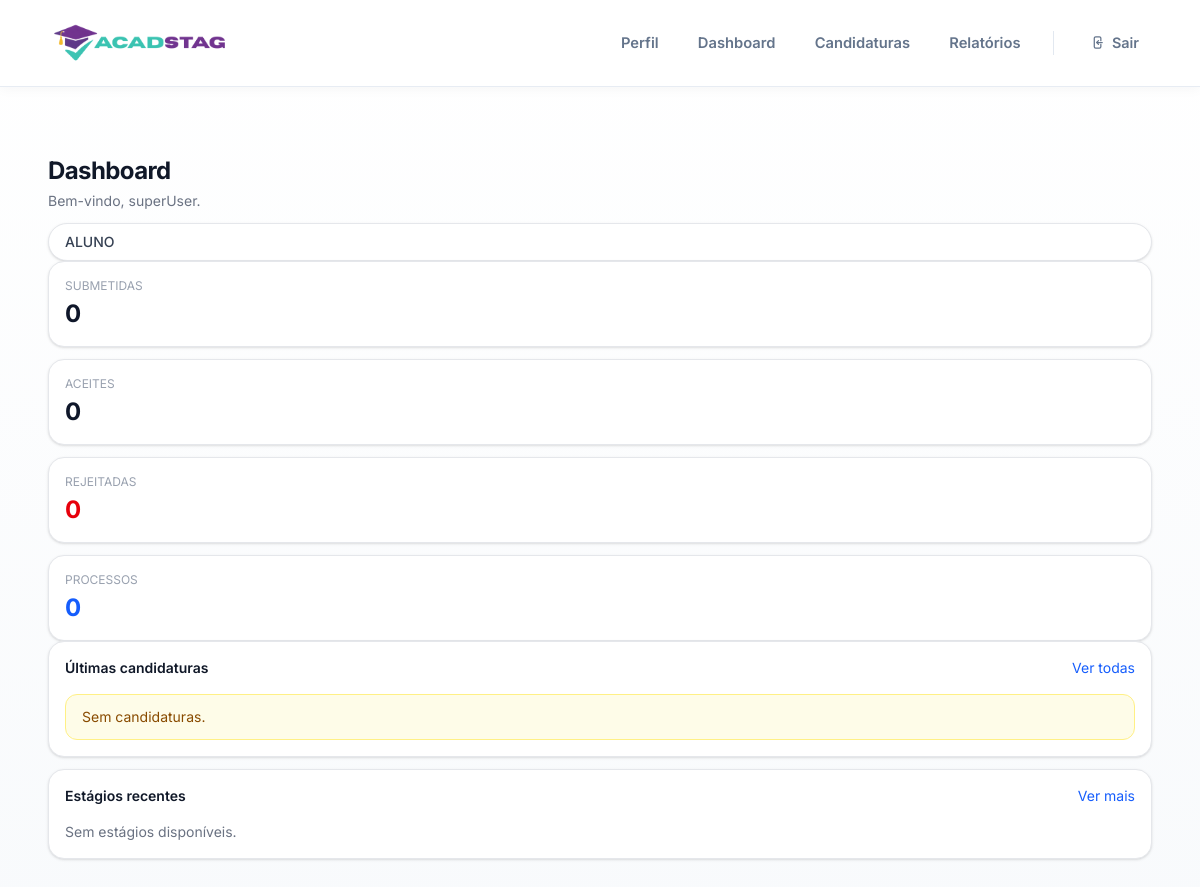
Before: /dashboard/ (signed in) with the older database file.
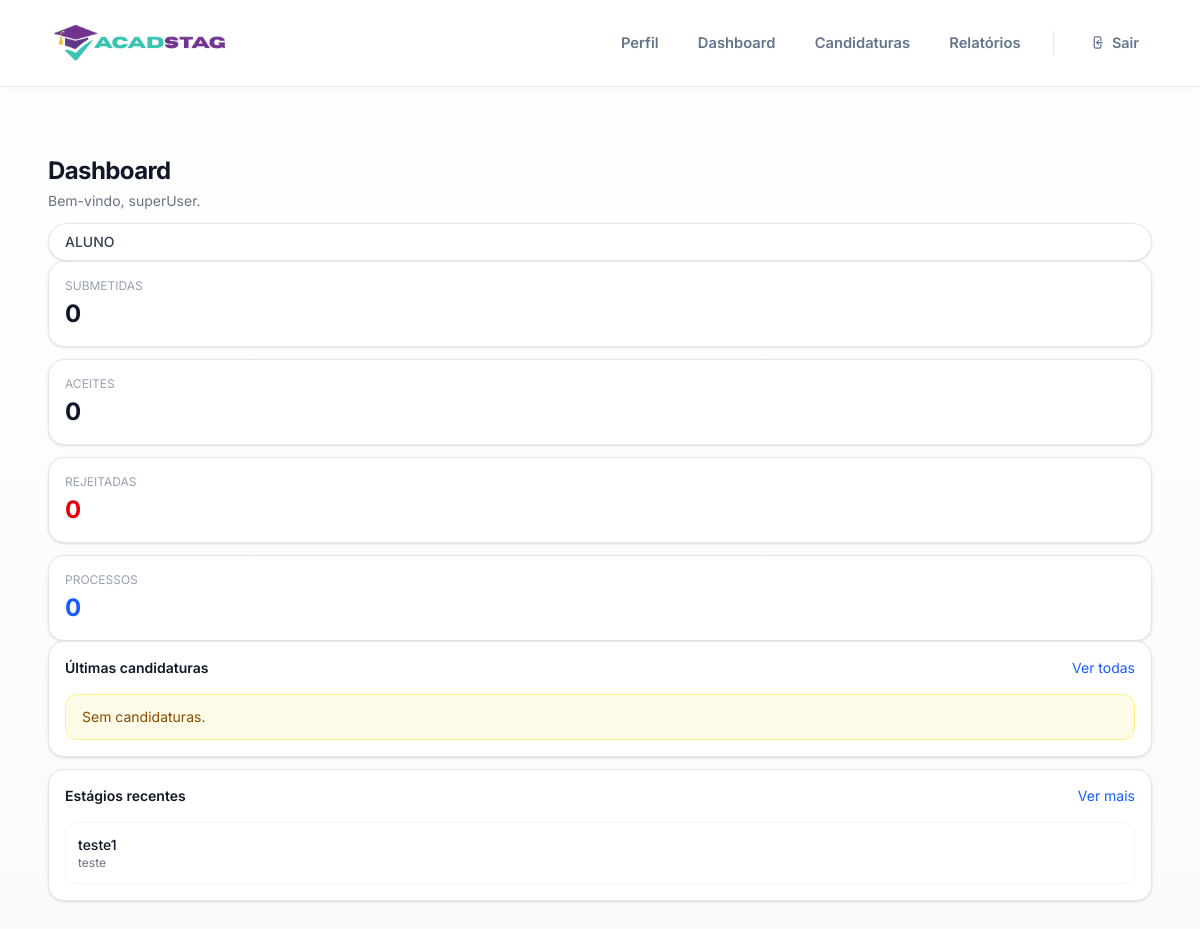
After: the same page with the newer database file.
### estagios/models.py (models this page shows, shortened)
class Estagio(models.Model):
    titulo = models.CharField(max_length=200)
    descricao = models.TextField()
    area = models.CharField(max_length=100)
    duracao_meses = models.IntegerField()
    ativo = models.BooleanField(default=True)
    data_criacao = models.DateTimeField(auto_now_add=True)
    empresa = models.ForeignKey(
        Empresa,
        on_delete=models.CASCADE,
        related_name="estagios"
    )

### dashboard/views.py (the view)
# urls.py: path("dashboard/", views.dashboard_view, name="home"),
@login_required
@role_required("ALUNO", "EMPRESA", "ORIENTADOR", "ADMIN", message="Acesso não autorizado.")
def dashboard_view(request):
    user = request.user
    if user.role == "ALUNO":
        context = _build_aluno_context(user)
    elif user.role == "EMPRESA":
        context = _build_empresa_context(user)
    elif user.role == "ORIENTADOR":
        context = _build_orientador_context(user)
    elif user.role == "ADMIN":
        context = _build_admin_context()
    else:
        context = {}
    return render(request, "dashboard/home.html", context)

### templates/dashboard/home.html (shortened to what the changed rows need)
{% extends "base.html" %}
{% load status_tags %}
{% block content %}
<div class="w-full mx-auto py-5 px-4">
  <div class="flex flex-col lg:flex-row lg:items-center lg:justify-between gap-3 mb-5">
    <div>
      <h2 class="text-2xl font-bold tracking-tight text-gray-900">Dashboard</h2>
    </div>
  </div>
  {% if user.role == "ALUNO" %}
    <div class="grid grid-cols-1 xl:grid-cols-3 gap-3">
      <div class="bg-white border border-gray-200 rounded-2xl shadow-sm p-4">
        <div class="space-y-3">
          {% for e in estagios_recentes %}
            <a
              href="{% url 'estagios:detail' e.id %}"
              class="block rounded-xl border border-gray-100 px-3 py-3 hover:bg-gray-50 transition"
            >
              <p class="text-sm font-medium text-gray-900 truncate">{{ e.titulo }}</p>
              <p class="text-xs text-gray-500 truncate">{{ e.area }}</p>
            </a>
          {% empty %}
            <div class="text-sm text-gray-500">Sem estágios disponíveis.</div>
          {% endfor %}
        </div>
      </div>
    </div>
  {% else %}
    <div class="bg-white border border-gray-200 rounded-2xl shadow-sm p-5">
      <p class="text-sm text-gray-500">Sem dados disponíveis para este perfil.</p>
    </div>
  {% endif %}
</div>
{% endblock %}

Changed rows visible on the page:
added Estagio: titulo "teste1", area "teste"
Other visible differences:
text no longer shown: "Sem estágios disponíveis."
